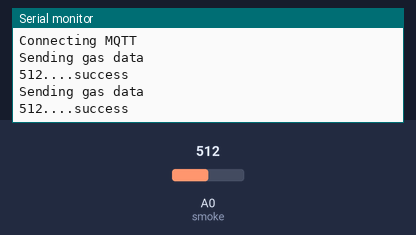
This sketch was run on a simulated ESP8266 (NodeMCU). Shown: the last lines printed to the serial monitor. The test bench sets the inputs (shaded band); at power-on: A0 (smoke) = 512. WiFi joins after 1.5 s; servers stay silent unless stated; no MQTT or app messages arrive unless stated.

Above: at 2.7 s.
2.8 s: A0 (smoke) set to 716
At 3.6 s:
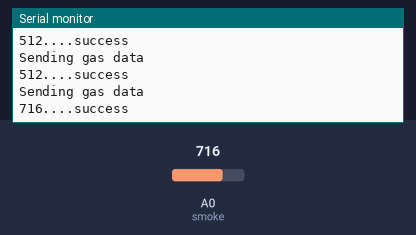
4.3 s: A0 (smoke) set to 900
At 5.4 s:
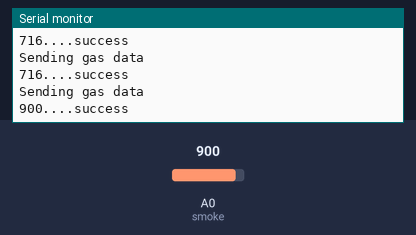
Timing chart, 0 to 7.3 s (numbered marks = the images above; inputs shaded):
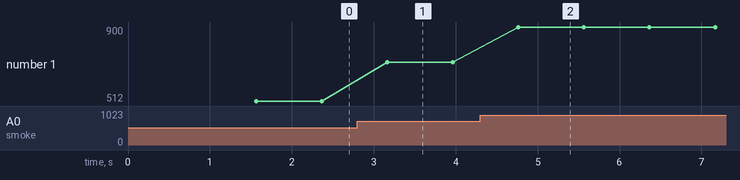

The sketch:

smoke_sensor_nodemcu_adafruit.ino
```cpp
#include <ESP8266WiFi.h>
#include <Adafruit_MQTT_Client.h>
#define smoke A0
#define wifi "ANMOL HOME"
#define password "12345678"
#define server "io.adafruit.com"
#define port 1883
#define username "_anmol_17"
#define key "aio_pesw65m10lipKR24jrWQXP45cqtC"

WiFiClient esp;
Adafruit_MQTT_Client mqtt(&esp,server,port,username,key);
 Adafruit_MQTT_Publish feed = Adafruit_MQTT_Publish(&mqtt,username"/feeds/Gas Sensor");


void setup() {
    Serial.begin(115200);
    delay(10);
    Serial.println("Adafruit MQTT demo");
    Serial.println("Connecting to Wifi....");

    WiFi.begin(wifi,password);
    while(WiFi.status()!=WL_CONNECTED)
    {
      delay(500);
      Serial.print(".");
    }

    Serial.println("WiFi connected");
    Serial.println("WiFi IP Address");
    Serial.println(WiFi.localIP());
    Serial.println("Connecting MQTT");

    while(mqtt.connect()){
      Serial.print(".");
    }

}

void loop()
{
    if(mqtt.connected())
    {
      int data=analogRead(smoke);
      Serial.println("Sending gas data");
      Serial.print(data);
      Serial.print("....");
      if(feed.publish(data))
      {
        Serial.println("success");
      }
      else
      {
        Serial.println("Fail!");
      }

      delay(800);

    }
}
```

Measured:
- after the input at 2.8 s, the serial monitor: prints a new line after 0.36 s (image 1)
- after the input at 4.3 s, the serial monitor: prints a new line after 0.47 s (image 2)
- plotted number 1: 512 → 716 after the input at 2.8 s, 716 → 900 after the input at 4.3 s
